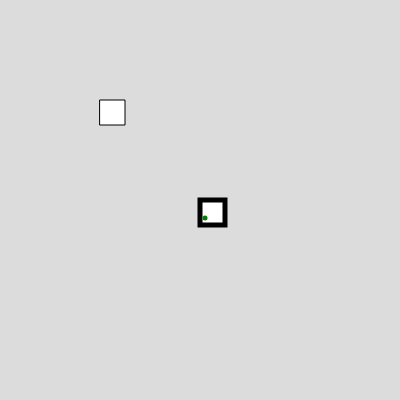
Frame 1 (no input)
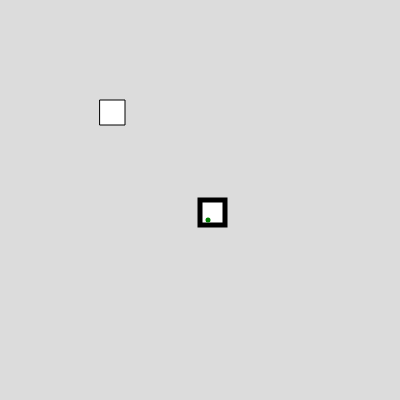
Frame 2 (the mouse pressed at the canvas centre, redrawn once)

The p5.js sketch that drew these frames (run headless with seeded random() and noise() and a simulated clock; the mouse was pressed at the canvas centre and the sketch redrawn once):

// p5.js sketch
// ── sketch.js
//generate a star where each point has the chance to be drawn within a certain point, giving the star a hand drawn effect.

//

function setup() {
  createCanvas(400, 400);
  console.log(Math.floor(random(50)));
}

//a function that will generate a point within a 25x25 pixel boundary.
//create a 
function randomPoint(x, y) {

    strokeWeight(5);
    square(x, y, 25);
    stroke('green');
    let pointX = x + Math.floor(random(25));
    let pointY = y + Math.floor(random(25));
    point(pointX, pointY)

}




function draw() {
  noLoop();
  background(220);

  strokeWeight(1);
  stroke('black')
  square(100, 100, 25);

  randomPoint(200, 200);

}
